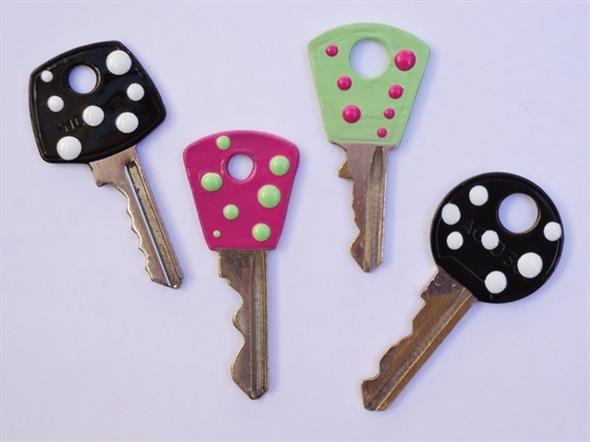
#> input picture processamento de imagem/Aula4/img10.png, 590 x 442 px
$ python Atividade2.py
#> lines starting #> are read from the running program, lines starting #| are printed output that depends on the picture; after the words box and inside, x2 and y2 are one past the last pixel; in counts of white or black regions, pixels touching at a corner belong together
from PIL import Image

imagem = Image.open('img10.png')
#> imagem is the input picture: PIL image 590x442 RGB; mean R, G, B 185.8, 177.7, 194.3
imagemGray = imagem.convert('L')
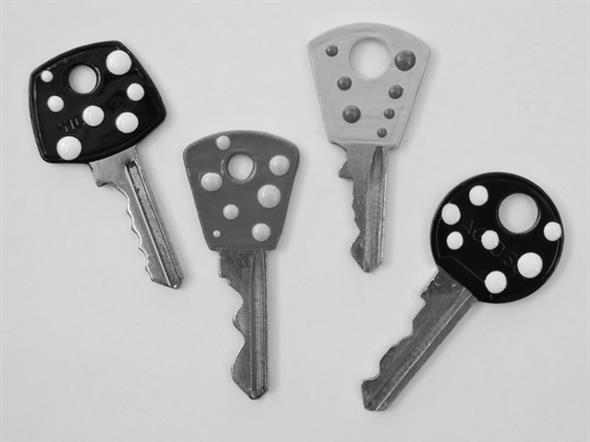
#> imagemGray: PIL image 590x442 L; min 0, max 251, mean 181.9

imagemGray.show()

w = imagemGray.size[1]
#> w = 442
h = imagemGray.size[0]
#> h = 590

img = Image.new( 'L', (imagemGray.size[0],imagemGray.size[1]), "black") # Cria uma imgem em tonz de cinza
#> img: PIL image 590x442 L; every value is 0

T = 127 # Threshold

for i in range(h):
    for j in range(w):
        x = imagemGray.getpixel((i, j))
        if x > T:
            img.putpixel((i, j), 255)
        else:
            img.putpixel((i , j), 0)
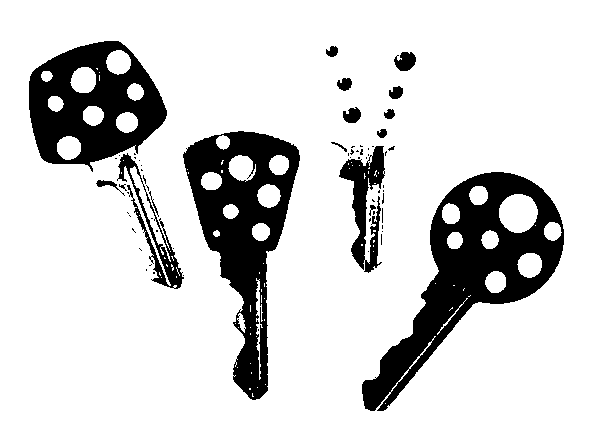
#> img: PIL image 590x442 L; 83% white; 65 black regions (48 under 20 px), largest, box (x1, y1, x2, y2) and area: (362, 172, 564, 411) 15440, (183, 131, 300, 400) 13057, (29, 41, 167, 172) 10275

img.save('img10T127.png')
img.show();

$ run again, with processamento de imagem/Aula4/img01.png copied over processamento de imagem/Aula4/img10.png
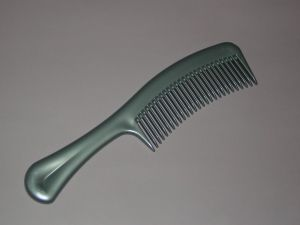
#> input picture processamento de imagem/Aula4/img01.png, 300 x 225 px
#> imagem is the input picture: PIL image 300x225 RGB; mean R, G, B 120.5, 118.7, 117.7
#> after the loop `for i in range(h):`:
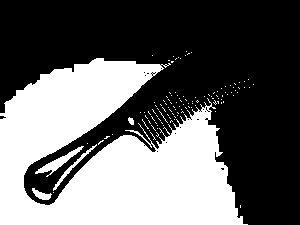
#> img: PIL image 300x225 L; 40% white; 119 white regions (114 under 20 px), largest, box (x1, y1, x2, y2) and area: (0, 58, 248, 225) 26087, (35, 146, 84, 177) 338, (53, 144, 97, 191) 193, (32, 188, 52, 200) 118, (128, 117, 134, 125) 34
